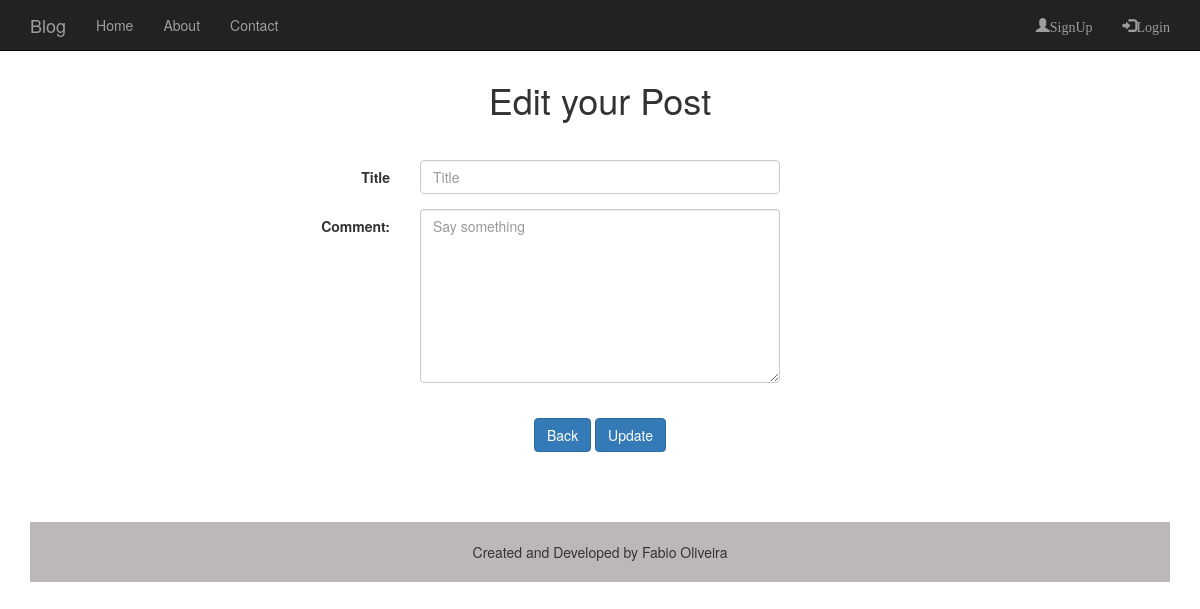
Before: /update/19/ with the older database file.
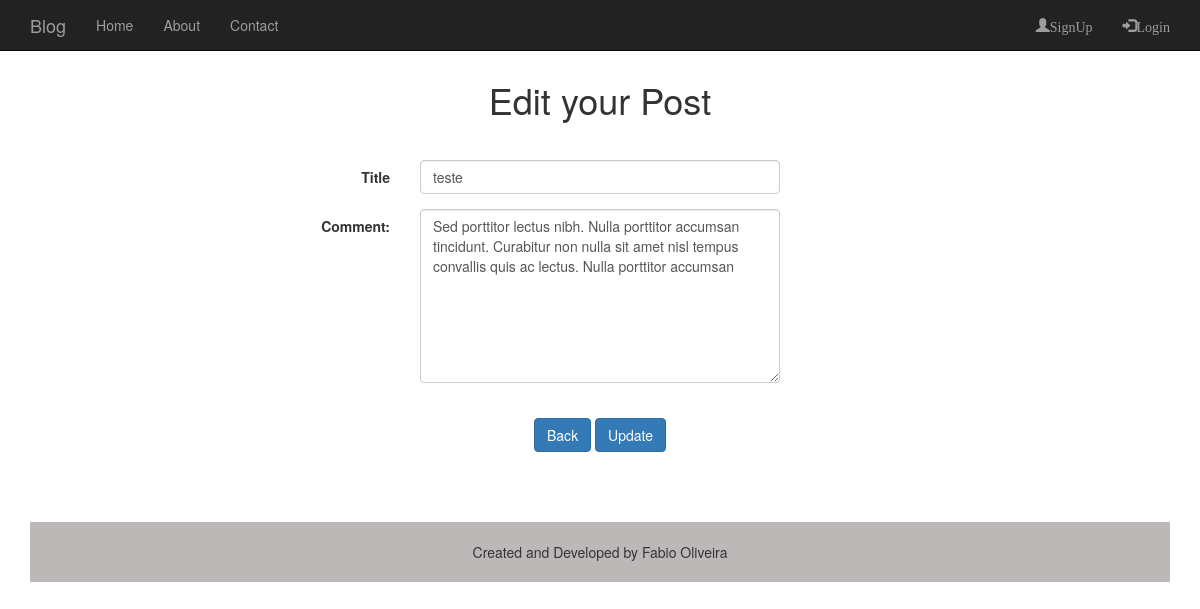
After: the same page with the newer database file.
### app.py (models this page shows, shortened)
class Post(db.Model):
    id = db.Column(db.Integer, primary_key=True)
    title = db.Column(db.String(80), nullable=False)
    date_pub = db.Column(db.Date)
    content = db.Column(db.Text)
    user_id = db.Column(db.Integer, db.ForeignKey('user.id'))

### app.py (the view)
@app.route('/update/<int:id>/', methods=['GET', 'POST'])
def update(id):
    post = Post.query.filter_by(id=id).first()
    if request.method == 'POST':
        post.title = request.form['title']
        post.content = request.form['content']
        db.session.commit()
        flash('Update was made with successufully')
        return redirect(url_for('index'))
    return render_template('edit.html', post=post)

### templates/edit.html
{% extends "base.html" %}
{% block content %}
<div class="form">
  <h1 class="text-center text-top">Edit your Post</h1>
  <form class="form-horizontal" action="" method="post">
    <div class="form-group">
      <label for="inputUser3" class="col-sm-4 control-label">Title</label>
      <div class="col-sm-4">
        <input type="text" name="title" class="form-control" placeholder="Title" value="{{ post.title }}" required="" </re>
      </div>
    </div>
    <div class="form-group">
      <label class="col-sm-4 control-label" for="comment">Comment:</label>
      <div class="col-sm-4">
        <textarea class="form-control" name="content" rows="8" id="comment" placeholder="Say something" required="">{{ post.content }}</textarea>
      </div>
    </div>
    <div class="form-group">
      <div class="text-center">
        <a href="{{ url_for('index') }}"><button type="button" class="btn btn-primary button">Back</button></a>
        <button type="submit" class="btn btn-primary button">Update</button>
      </div>
    </div>
  </form>
  {% endblock %}

Changed rows visible on the page:
added Post: title "teste", content "Sed porttitor lectus nibh. Nulla porttitor accumsan tincidunt. Curabitur non nulla sit amet nisl tempus convallis quis ac lectus. Nulla porttitor accumsan"
